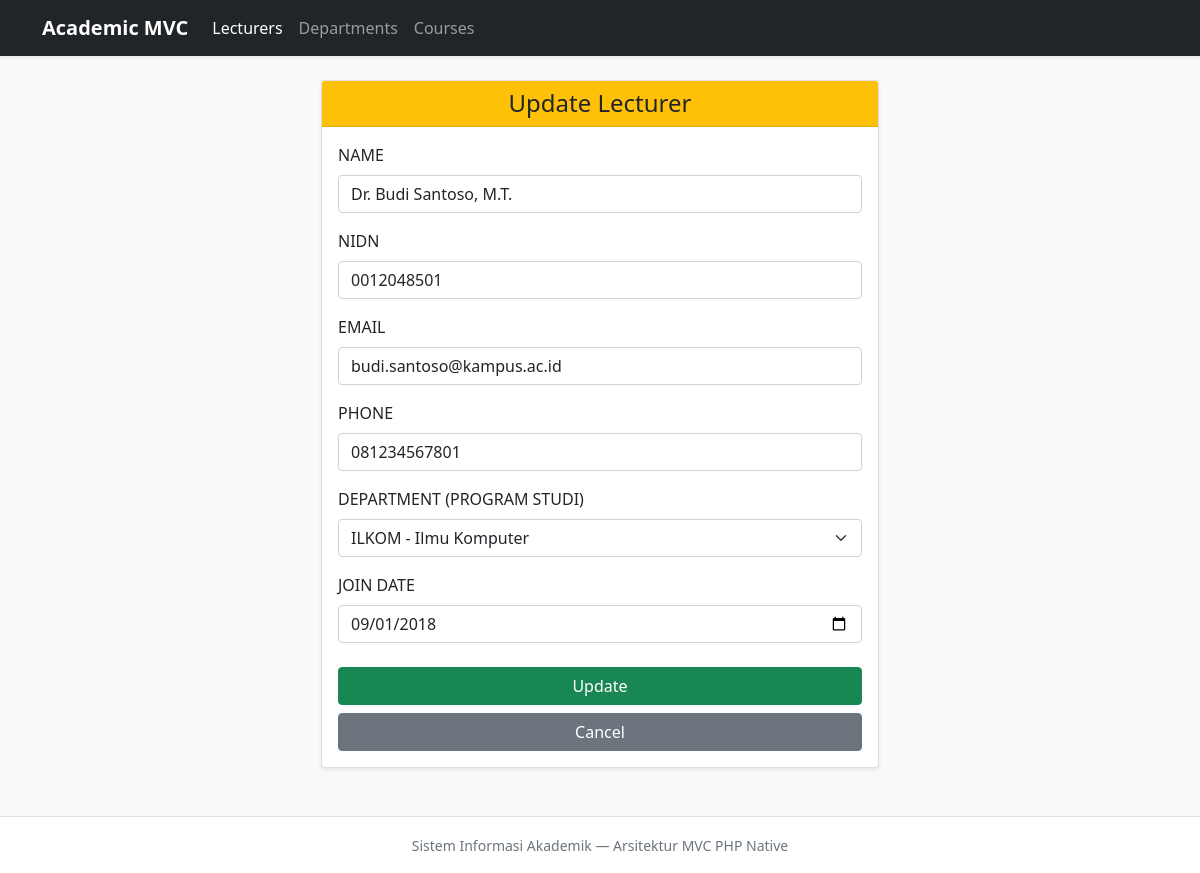
Page /project/index.php?page=lecturers&action=edit&id=1 on the committed database.
### tables this page shows
CREATE TABLE `lecturers` (
  `id` INT NOT NULL AUTO_INCREMENT,
  `name` VARCHAR(100) NOT NULL,
  `nidn` VARCHAR(20) NOT NULL,
  `email` VARCHAR(100) NOT NULL,
  `phone` VARCHAR(20) NOT NULL,
  `join_date` DATE NOT NULL,
  `department_id` INT NULL,
  `created_at` TIMESTAMP NOT NULL DEFAULT CURRENT_TIMESTAMP,
  PRIMARY KEY (`id`),
  UNIQUE KEY `uq_lecturer_nidn` (`nidn`),
  UNIQUE KEY `uq_lecturer_email` (`email`),
  KEY `idx_lecturers_department_id` (`department_id`),
  CONSTRAINT `fk_lecturers_department`
    FOREIGN KEY (`department_id`)
    REFERENCES `departments` (`id`)
    ON UPDATE CASCADE
    ON DELETE SET NULL
);

CREATE TABLE `departments` (
  `id` INT NOT NULL AUTO_INCREMENT,
  `department_code` VARCHAR(15) NOT NULL,
  `department_name` VARCHAR(100) NOT NULL,
  `faculty` VARCHAR(100) NOT NULL,
  `office_location` VARCHAR(100) NOT NULL,
  `created_at` TIMESTAMP NOT NULL DEFAULT CURRENT_TIMESTAMP,
  PRIMARY KEY (`id`),
  UNIQUE KEY `uq_department_code` (`department_code`)
);

### project/controllers/BaseController.php (called while the page is built, shortened)
<?php
abstract class BaseController
{
    protected function render(string $viewPath, array $data = []): void
    {
        extract($data);
        $fullViewFile = __DIR__ . '/../views/' . $viewPath . '.php';
        require __DIR__ . '/../views/layouts/header.php';
        require $fullViewFile;
        require __DIR__ . '/../views/layouts/footer.php';
    }
}

### project/controllers/LecturerController.php (called while the page is built, shortened)
<?php
require_once __DIR__ . '/BaseController.php';
require_once __DIR__ . '/../models/Lecturer.php';
require_once __DIR__ . '/../models/Department.php';
class LecturerController extends BaseController
{
    private Lecturer $lecturerModel;
    private Department $departmentModel;
    public function __construct(PDO $db)
    {
        $this->lecturerModel   = new Lecturer($db);
        $this->departmentModel = new Department($db);
    }
    public function edit(): void
    {
        $id = isset($_GET['id']) ? (int) $_GET['id'] : 0;
        $lecturer = $this->lecturerModel->getById($id);
        $departments = $this->departmentModel->getAll();
        $this->render('lecturers/edit', [
            'pageTitle'   => 'Update Lecturer',
            'activeMenu'  => 'lecturers',
            'lecturer'    => $lecturer,
            'departments' => $departments,
        ]);
    }
}

### project/models/BaseModel.php (called while the page is built, shortened)
<?php
abstract class BaseModel
{
    public function __construct(PDO $db)
    {
        $this->db = $db;
    }
}

### project/models/Lecturer.php (called while the page is built, shortened)
<?php
require_once __DIR__ . '/BaseModel.php';
class Lecturer extends BaseModel
{
    protected string $table = 'lecturers';
    public function getById(int $id): ?array
    {
        $sql = "SELECT * FROM {$this->table} WHERE id = :id LIMIT 1";
        $stmt = $this->db->prepare($sql);
        $stmt->execute([':id' => $id]);
        $result = $stmt->fetch();
        return $result ?: null;
    }
}

### project/models/Department.php (called while the page is built, shortened)
<?php
require_once __DIR__ . '/BaseModel.php';
class Department extends BaseModel
{
    protected string $table = 'departments';
    public function getAll(): array
    {
        $sql = "SELECT d.*, COUNT(l.id) AS total_lecturers
                FROM {$this->table} d
                LEFT JOIN lecturers l ON d.id = l.department_id
                GROUP BY d.id
                ORDER BY d.id ASC";
        $stmt = $this->db->query($sql);
        return $stmt->fetchAll();
    }
}

### project/views/lecturers/edit.php (the view, shortened to what this page needs)
<div class="col-lg-6 mx-auto">
  <div class="card shadow-sm">
    <div class="card-header bg-warning text-dark">
      <h4 class="mb-0 text-center">Update Lecturer</h4>
    </div>
    <div class="card-body">
      <form method="post" action="index.php?page=lecturers&action=update">
        <div class="mb-3">
          <label class="form-label fw-semibold">NAME</label>
          <input type="text" name="name" value="<?php echo htmlspecialchars($lecturer['name']); ?>" class="form-control" required>
        </div>
        <div class="mb-3">
          <label class="form-label fw-semibold">NIDN</label>
          <input type="text" name="nidn" value="<?php echo htmlspecialchars($lecturer['nidn']); ?>" class="form-control" required>
        </div>
        <div class="mb-3">
          <label class="form-label fw-semibold">EMAIL</label>
          <input type="email" name="email" value="<?php echo htmlspecialchars($lecturer['email']); ?>" class="form-control" required>
        </div>
        <div class="mb-3">
          <label class="form-label fw-semibold">PHONE</label>
          <input type="text" name="phone" value="<?php echo htmlspecialchars($lecturer['phone']); ?>" class="form-control" required>
        </div>
        <div class="mb-3">
          <label class="form-label fw-semibold">DEPARTMENT (PROGRAM STUDI)</label>
          <select name="department_id" class="form-select">
            <?php foreach ($departments as $dept): ?>
              <option value="<?php echo (int) $dept['id']; ?>"
                <?php echo ((int) $lecturer['department_id'] === (int) $dept['id']) ? 'selected' : ''; ?>>
                <?php echo htmlspecialchars($dept['department_code'] . ' - ' . $dept['department_name']); ?>
              </option>
            <?php endforeach; ?>
          </select>
        </div>
        <div class="mb-4">
          <label class="form-label fw-semibold">JOIN DATE</label>
          <input type="date" name="join_date" value="<?php echo htmlspecialchars($lecturer['join_date']); ?>" class="form-control" required>
        </div>
        <div class="d-grid gap-2">
          <button class="btn btn-success" type="submit">Update</button>
          <a class="btn btn-secondary" href="index.php?page=lecturers&action=index">Cancel</a>
        </div>
      </form>
    </div>
  </div>
</div>

### rows in the picture
lecturers: name "Dr. Budi Santoso, M.T.", nidn "0012048501", email "budi.santoso@kampus.ac.id", phone "081234567801", department_id "ILKOM - Ilmu Komputer", join_date "09/01/2018"
